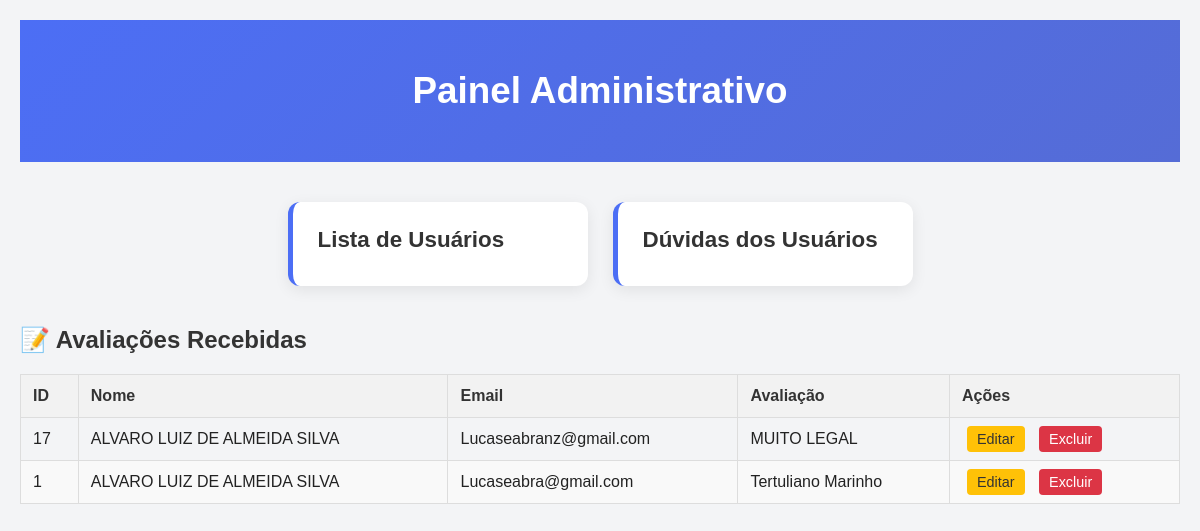
/admin/listar_avaliacoes.php, run on the app's committed database.
### tables this page shows
CREATE TABLE `avaliacoes` (
  `id` int(11) NOT NULL,
  `nome` varchar(255) NOT NULL,
  `email` varchar(255) NOT NULL,
  `avaliacao` text DEFAULT NULL
);

### admin/listar_avaliacoes.php (the view, shortened to what this page needs)
<?php
include_once "topo.php";
$host = 'mysql:host=localhost;dbname=projeto1;charset=utf8';
$user = 'root';
$pass = '';
try {
    $pdo = new PDO($host, $user, $pass);
    $pdo->setAttribute(PDO::ATTR_ERRMODE, PDO::ERRMODE_EXCEPTION);
    $sql = "SELECT id, nome, email, avaliacao FROM avaliacoes ORDER BY id DESC";
    $stmt = $pdo->query($sql);
    $avaliacoes = $stmt->fetchAll(PDO::FETCH_ASSOC);
} catch (PDOException $e) {
    echo "Erro ao buscar avaliações: " . $e->getMessage();
    $avaliacoes = [];
}
?>
<!DOCTYPE html>
<html lang="pt-br">
<head>
</head>
<body>
    <h2>📝 Avaliações Recebidas</h2>
    <?php if (count($avaliacoes) > 0): ?>
        <table>
            <thead>
                <tr>
                    <th>ID</th>
                    <th>Nome</th>
                    <th>Email</th>
                    <th>Avaliação</th>
                    <th>Ações</th> </tr>
            </thead>
            <tbody>
                <?php foreach ($avaliacoes as $row): ?>
                    <tr>
                        <td><?php echo htmlspecialchars($row['id']); ?></td>
                        <td><?php echo htmlspecialchars($row['nome']); ?></td>
                        <td><?php echo htmlspecialchars($row['email']); ?></td>
                        <td class="avaliacao-cell"><?php echo nl2br(htmlspecialchars($row['avaliacao'])); ?></td>
                        <td>
                            <a href="editar_avaliacao.php?id=<?php echo $row['id']; ?>" class="acoes-btn editar">Editar</a>
                            <a href="excluir_avaliacao.php?id=<?php echo $row['id']; ?>" class="acoes-btn excluir" onclick="return confirm('Tem certeza que deseja excluir esta avaliação?');">Excluir</a>
                        </td>
                    </tr>
                <?php endforeach; ?>
            </tbody>
        </table>
    <?php else: ?>
        <p>Nenhuma avaliação encontrada.</p>
    <?php endif; ?>
</body>
</html>

### css/administração.css (style rules this page uses)
* { margin: 0; padding: 0; box-sizing: border-box; }
body { font-family: 'Inter', sans-serif; background: #f3f4f6; color: #222; }

### admin/listar_avaliacoes.php (style rules this page uses)
body { font-family: Arial, sans-serif; padding: 20px; }
h2 { color: #333; }
table { width: 100%; border-collapse: collapse; margin-top: 20px; }
th, td { padding: 12px; border: 1px solid #ddd; text-align: left; }
th { background-color: #f2f2f2; color: #333; }
tr:nth-child(even) { background-color: #f9f9f9; }
.avaliacao-cell { max-width: 400px; white-space: pre-wrap; word-wrap: break-word; }
.acoes-btn { text-decoration: none; padding: 5px 10px; margin: 0 5px; border-radius: 4px; font-size: 0.9em; }
.editar { background-color: #ffc107; color: #333; }
.excluir { background-color: #dc3545; color: white; }

### data on the page
avaliacoes: id "17", nome "ALVARO LUIZ DE ALMEIDA SILVA", email "Lucaseabranz@gmail.com", avaliacao "MUITO LEGAL"
avaliacoes: id "1", nome "ALVARO LUIZ DE ALMEIDA SILVA", email "Lucaseabra@gmail.com", avaliacao "Tertuliano Marinho"
